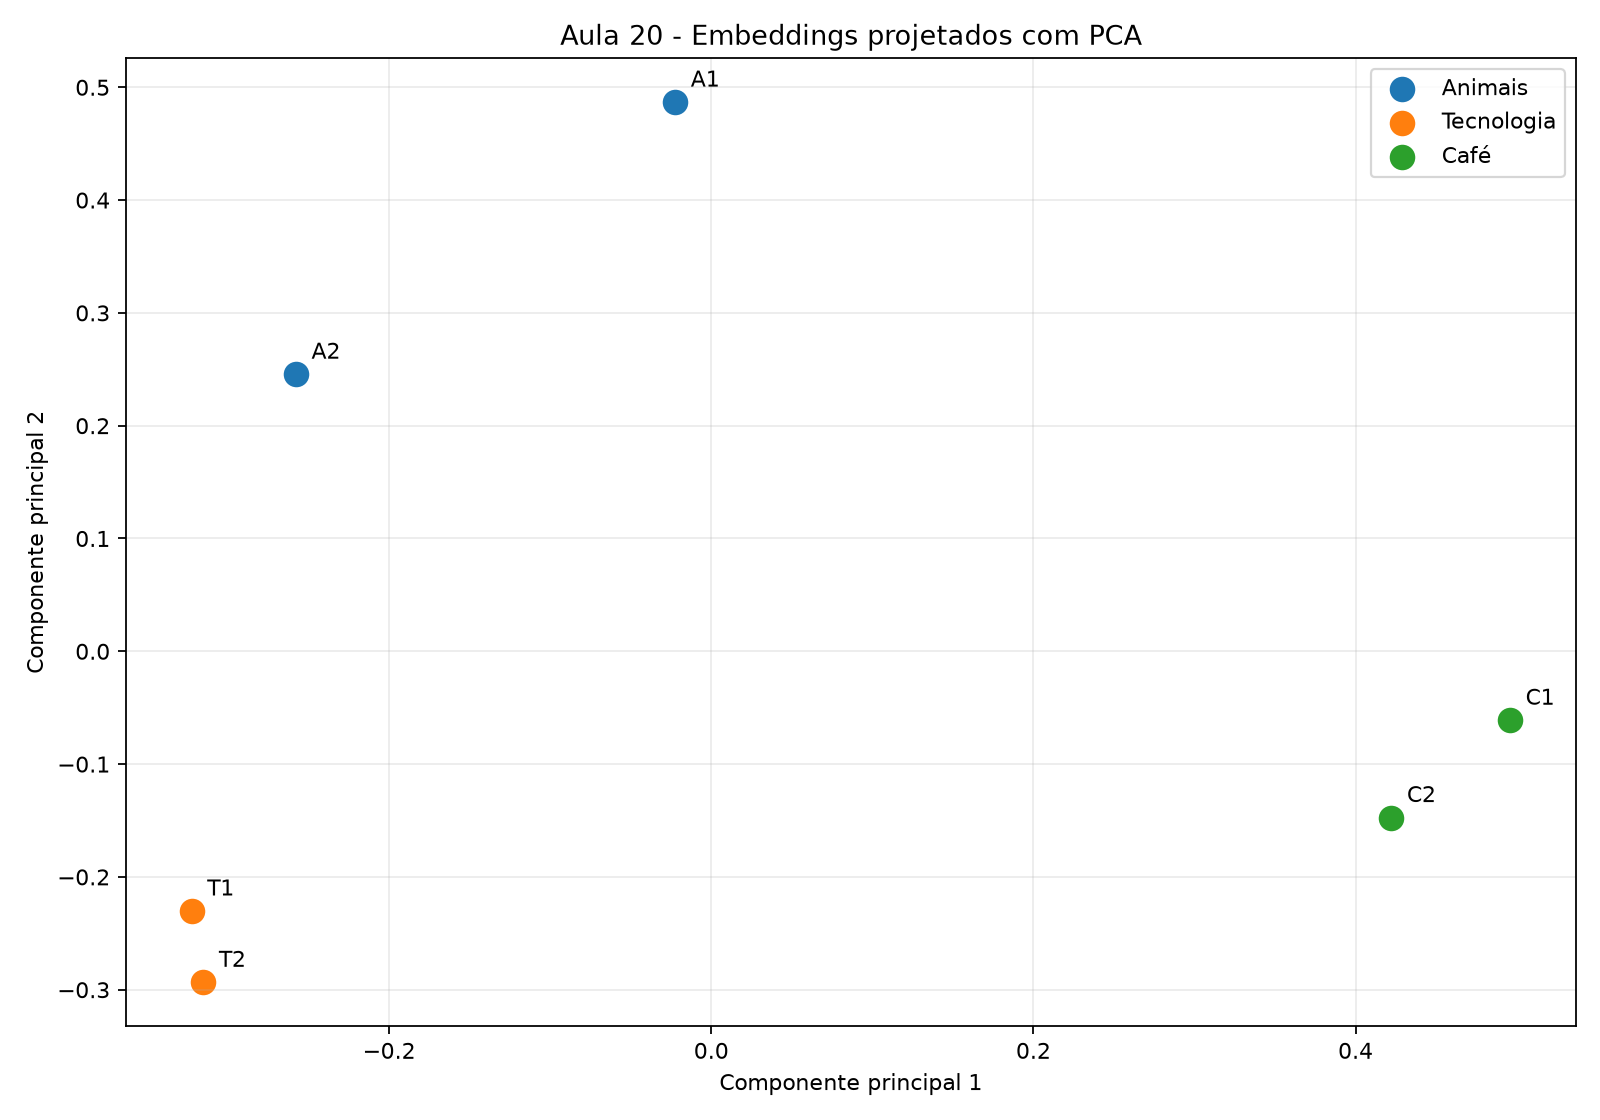

Write the Python code that produced this figure.
import json
import urllib.request
from pathlib import Path

import numpy as np
import matplotlib
matplotlib.use("Agg")
import matplotlib.pyplot as plt

from sklearn.decomposition import PCA
from sklearn.metrics.pairwise import cosine_similarity


BASE = Path(__file__).resolve().parent

MODELO = "nomic-embed-text:latest"
URL = "http://127.0.0.1:11434/api/embed"

FRASES = [
    {
        "id": "A1",
        "categoria": "Animais",
        "texto": "O cachorro está brincando no parque."
    },
    {
        "id": "A2",
        "categoria": "Animais",
        "texto": "O cão corre feliz na grama."
    },
    {
        "id": "T1",
        "categoria": "Tecnologia",
        "texto": "O computador está processando dados."
    },
    {
        "id": "T2",
        "categoria": "Tecnologia",
        "texto": "O laptop foi usado para escrever o relatório."
    },
    {
        "id": "C1",
        "categoria": "Café",
        "texto": "Adoro tomar café pela manhã."
    },
    {
        "id": "C2",
        "categoria": "Café",
        "texto": "Bebo café todo dia antes de trabalhar."
    }
]


def gerar_embeddings(frases):
    payload = {
        "model": MODELO,
        "input": [item["texto"] for item in frases]
    }

    requisicao = urllib.request.Request(
        URL,
        data=json.dumps(payload, ensure_ascii=False).encode("utf-8"),
        headers={"Content-Type": "application/json"},
        method="POST"
    )

    with urllib.request.urlopen(requisicao, timeout=180) as resposta:
        dados = json.loads(resposta.read().decode("utf-8"))

    vetores = np.asarray(dados["embeddings"], dtype=np.float64)

    if vetores.shape[0] != len(frases):
        raise ValueError("Quantidade de embeddings incorreta.")

    if not np.isfinite(vetores).all():
        raise ValueError("Embeddings contem valores invalidos.")

    return vetores


def main():
    print("=== AULA 20 - EMBEDDINGS E PCA ===")

    vetores = gerar_embeddings(FRASES)

    print("\n=== EMBEDDINGS ===")
    print("Frases:", len(FRASES))
    print("Dimensoes:", vetores.shape[1])
    print("Matriz:", vetores.shape)

    similaridades = cosine_similarity(vetores)

    print("\n=== SIMILARIDADE ENTRE FRASES DO MESMO ASSUNTO ===")

    pares = [
        (0, 1, "Animais"),
        (2, 3, "Tecnologia"),
        (4, 5, "Cafe")
    ]

    for i, j, categoria in pares:
        print(
            f"{categoria}: "
            f"{similaridades[i, j]:.6f}"
        )

    print("\n=== VIZINHO MAIS PROXIMO ===")

    vizinhos = []

    for i, frase in enumerate(FRASES):
        scores = similaridades[i].copy()
        scores[i] = -np.inf

        j = int(np.argmax(scores))

        resultado = {
            "frase": frase["id"],
            "vizinho": FRASES[j]["id"],
            "mesma_categoria": (
                frase["categoria"] == FRASES[j]["categoria"]
            ),
            "similaridade": round(float(scores[j]), 6)
        }

        vizinhos.append(resultado)

        print(
            f"{frase['id']} -> {FRASES[j]['id']} "
            f"| score={scores[j]:.6f} "
            f"| mesma categoria={resultado['mesma_categoria']}"
        )

    pca = PCA(n_components=2)
    pontos = pca.fit_transform(vetores)

    variancia = pca.explained_variance_ratio_

    print("\n=== PCA ===")
    print("Dimensoes originais:", vetores.shape[1])
    print("Dimensoes reduzidas:", pontos.shape[1])
    print(
        "Variancia explicada:",
        f"{variancia.sum() * 100:.2f}%"
    )

    categorias = {
        "Animais": "tab:blue",
        "Tecnologia": "tab:orange",
        "Café": "tab:green"
    }

    fig, ax = plt.subplots(figsize=(10, 7))

    for categoria, cor in categorias.items():
        indices = [
            i for i, item in enumerate(FRASES)
            if item["categoria"] == categoria
        ]

        ax.scatter(
            pontos[indices, 0],
            pontos[indices, 1],
            label=categoria,
            color=cor,
            s=110
        )

        for i in indices:
            ax.annotate(
                FRASES[i]["id"],
                (pontos[i, 0], pontos[i, 1]),
                xytext=(7, 7),
                textcoords="offset points"
            )

    ax.set_title("Aula 20 - Embeddings projetados com PCA")
    ax.set_xlabel("Componente principal 1")
    ax.set_ylabel("Componente principal 2")
    ax.legend()
    ax.grid(alpha=0.25)

    fig.tight_layout()

    imagem = BASE / "embeddings_pca.png"
    fig.savefig(imagem, dpi=160)
    plt.close(fig)

    relatorio = {
        "aula": 20,
        "modelo": MODELO,
        "frases": FRASES,
        "dimensoes": int(vetores.shape[1]),
        "similaridade_cosseno": similaridades.tolist(),
        "vizinhos": vizinhos,
        "pca": {
            "pontos": pontos.tolist(),
            "variancia_explicada": variancia.tolist(),
            "variancia_total": float(variancia.sum())
        }
    }

    arquivo = BASE / "resultado_embeddings.json"

    arquivo.write_text(
        json.dumps(relatorio, ensure_ascii=False, indent=2),
        encoding="utf-8"
    )

    print("\n=== RESULTADOS ===")
    print("Imagem:", imagem)
    print("Relatorio:", arquivo)
    print("Nenhum recurso Cloud foi criado.")


if __name__ == "__main__":
    main()
